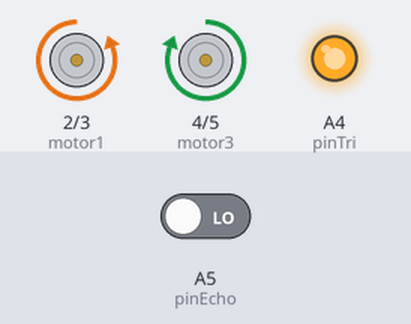
Recording of a sketch running on a simulated Arduino Uno, built with avr-gcc and run on an emulated ATmega328P. Parts: motor-driver pin pairs drawn as motors (green arrow = first pin HIGH = forward, orange = second pin HIGH = backward, longer = more drive), output pins drawn as LEDs (lit = HIGH). The inputs (shaded band) are chosen by the test bench; at power-on: A5 (pinEcho) LOW. What the sketch prints to the serial monitor is not drawn.

Above: at 2.05 s.
Timing chart, 0 to 5.0 s (numbered marks = the images above):
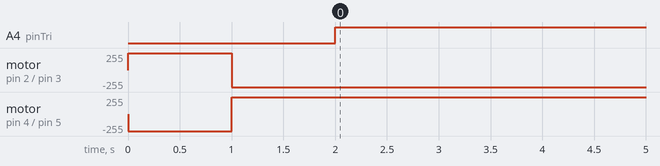

The sketch:

Markcongiro.ino
```cpp
int motor1 = 2;
int motor2 = 3;
int motor3 = 4;
int motor4 = 5;

// Pins para el sensor ultrasónico
int pinTri = A4;
int pinEcho = A5;
int recibe ;

void setup() {
  Serial.begin(9600);
  pinMode(motor1, OUTPUT);
  pinMode(motor2, OUTPUT);
  pinMode(motor3, OUTPUT);
  pinMode(motor4, OUTPUT);

  // Configuración para el sensor ultrasónico
  pinMode(pinTri, OUTPUT);
  pinMode(pinEcho, INPUT);

  // Realizar dos medios giros para buscar oponente
  buscarOponente();
}

void loop() {
  // Verificar si se detecta un oponente
  digitalWrite(pinTri,HIGH);
  delayMicroseconds(25);
  recibe = pulseIn(pinEcho,HIGH);
  delay(10);
  digitalWrite(pinTri,LOW);
  Serial.println(recibe);
  if (recibe > 700){
    digitalWrite(motor1,HIGH);
    digitalWrite(motor2,LOW);
    digitalWrite(motor3,HIGH);
    digitalWrite(motor4,LOW);
  }
  else {

  }
}

void buscarOponente() {
  // Giro a la izquierda
  digitalWrite(motor1, HIGH);
  digitalWrite(motor2, LOW);
  digitalWrite(motor3, LOW);
  digitalWrite(motor4, HIGH);
  delay(1000); // ajusta el tiempo según sea necesario

  // Giro a la derecha
  digitalWrite(motor1, LOW);
  digitalWrite(motor2, HIGH);
  digitalWrite(motor3, HIGH);
  digitalWrite(motor4, LOW);
  delay(1000); // ajusta el tiempo según sea necesario
}

bool detectarOponente() {
  long duration, distance;

  // Generar un pulso de 10 microsegundos en el pin Trig para activar el sensor
  digitalWrite(pinTri, LOW);
  delayMicroseconds(2);
  digitalWrite(pinTri, HIGH);
  delayMicroseconds(10);
  digitalWrite(pinTri, LOW);

  // Medir el tiempo que tarda en llegar el eco
  duration = pulseIn(pinEcho, HIGH);

  // Calcular la distancia en centímetros
  distance = duration * 0.034 / 2;

  // Si la distancia es menor a un cierto valor, se considera que hay un oponente cerca
  if (distance < 20) { // Puedes ajustar este valor según la distancia a la que detectas al oponente
    return true;
  } else {
    return false;
  }
}
```

Measured:
- by itself, A4 (pinTri): LOW → HIGH at 2.0 s
